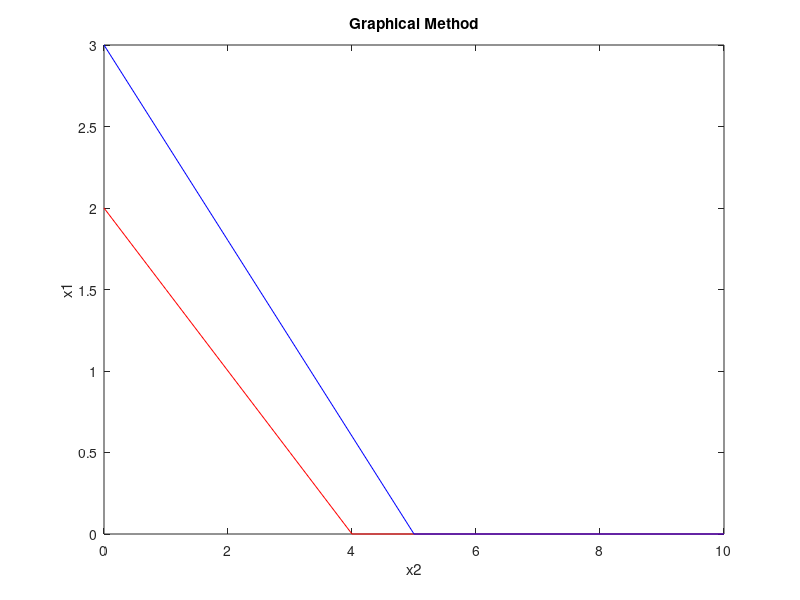

Write the MATLAB code that produced this figure. (Note: this script raises an error after producing the figure.)
clc
clear all
A=[2 4;3 5];
b=[8;15];
y=0:1:10;

x11=(b(1)-A(1,1)*y)/A(1,2);
x21=(b(2)-A(2,1)*y)/A(2,2);
x11=max(0, x11);
x21=max(0, x21);
plot(y,x11,'r',y,x21,'b')
title('Graphical Method')
xlabel('x2')
ylabel('x1')

c1=find(y==0);
c2=find(x11==0);
line1=[ y(:, [c1, c2]); x11(:, [c1, c2]) ]';

c1=find(y==0);
c2=find(x21==0);
line2=[ y(:, [c1, c2]); x21(:, [c1, c2]) ]';

cornerpts=unique( [line1; line2], 'rows')

pt=[ ; ];
for i=1:size(A, 1)
  A1=A(i, :);
  b1=b(i, :);
  for j=i+1:size(A, 1)
    A2=A(j, :);
    b2=b(j, :);
    P=[A1; A2];
    Q=[b1; b2];
    X=P\Q
    if X(:)>=0
      pt=[pt, X]
    end
  endfor
endfor

allpts=unique( [pt'; cornerpts], 'rows')

PT=constraint1(allpts)
%PT=constraint2(allpts)
%PT=constraint3(allpts)

if isempty(PT)
  disp('No common region')
  return
endif

P=unique(PT, 'rows')

%Find max/min
x1=P(:, 1);
x2=P(:, 2);
for i=1:size(P, 1)
  sum(i)=3*P(i, 1) + 2*P(i, 2);
endfor

c1=find(sum==max(sum));
c2=find(sum==min(sum));

disp('MAX')
disp('Optimal solution');
disp(P(c1, :))  %Optimal solution
disp('Optimal value');
disp(max(sum))   %Optimal value

disp("\nMIN")
disp('Optimal solution');
disp(P(c2, :))  %Optimal solution
disp('Optimal value');
disp(min(sum))   %Optimal value
